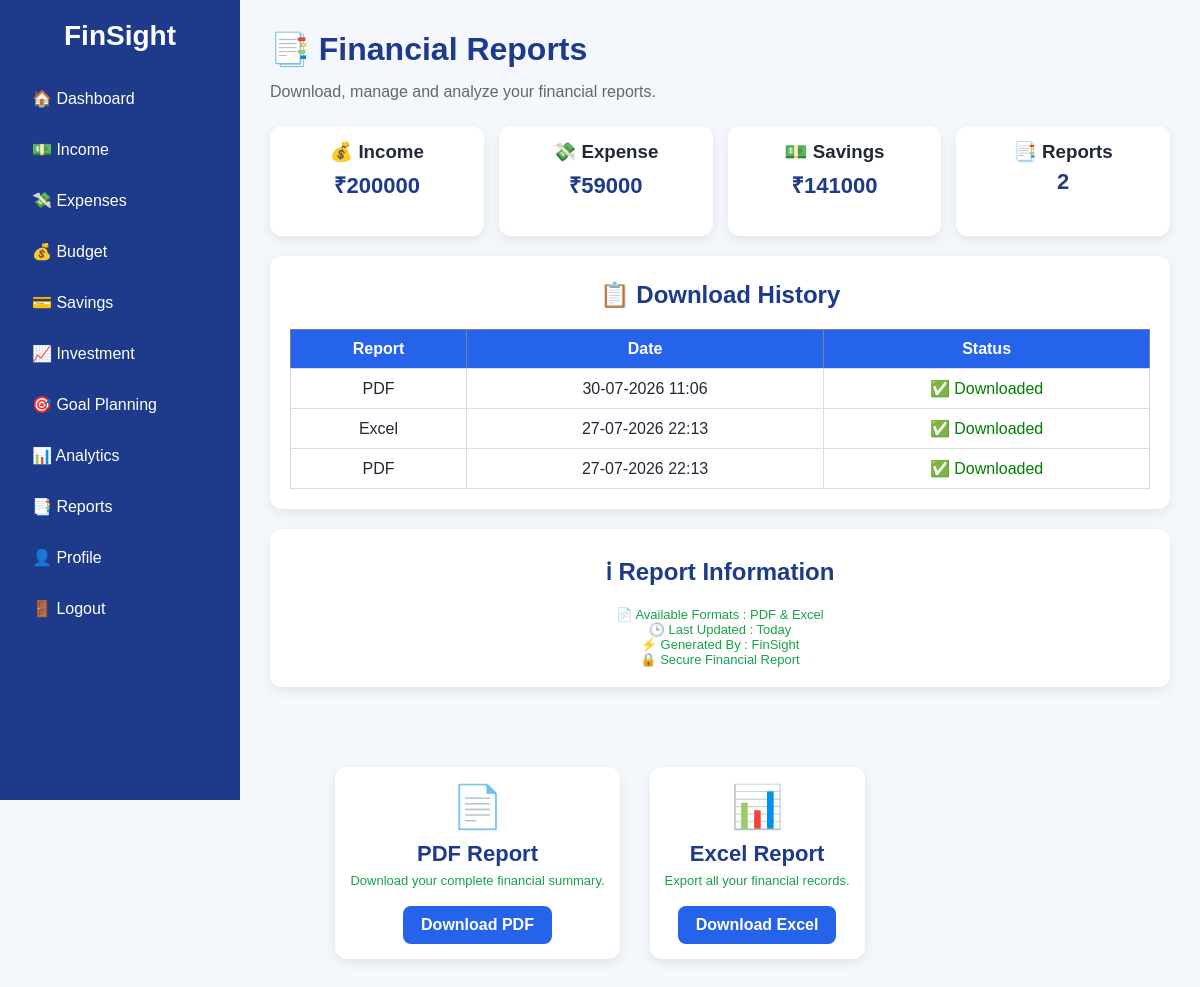
The app's page /reports (signed in) with its own data.
### tables this page shows
CREATE TABLE download_history(
        id INTEGER PRIMARY KEY AUTOINCREMENT,
        user_id INTEGER,
        report_type TEXT,
        download_date TEXT
    );

### app.py (the view)
@app.route("/reports")
def reports():
    if "user_id" not in session:
        return redirect("/login")
    conn = sqlite3.connect("database.db")
    cursor = conn.cursor()
    user_id = session["user_id"]
    cursor.execute("SELECT IFNULL(SUM(amount),0) FROM income WHERE user_id=?", (user_id,))
    total_income = cursor.fetchone()[0]
    cursor.execute("SELECT IFNULL(SUM(amount),0) FROM expenses WHERE user_id=?", (user_id,))
    total_expense = cursor.fetchone()[0]
    cursor.execute("""
        SELECT report_type, download_date
        FROM download_history
        WHERE user_id=?
        ORDER BY id DESC
    """, (user_id,))
    history = cursor.fetchall()
    conn.close()
    return render_template(
        "reports.html",
        total_income=total_income,
        total_expense=total_expense,
        history=history
    )

### templates/reports.html (shortened to what this page needs)
<!DOCTYPE html>
<html lang="en">
<head>
    <link rel="stylesheet" href="{{ url_for('static', filename='css/style.css') }}">
</head>
<body>
<div class="dashboard">
    <aside class="sidebar">
        <h2>FinSight</h2>
        <nav>
            <a href="/dashboard">🏠 Dashboard</a>
            <a href="/income">💵 Income</a>
            <a href="/expense">💸 Expenses</a>
            <a href="/budget">💰 Budget</a>
            <a href="/savings">💳 Savings</a>
            <a href="/investment">📈 Investment</a>
            <a href="/goal">🎯 Goal Planning</a>
            <a href="/analytics">📊 Analytics</a>
            <a href="/reports">📑 Reports</a>
            <a href="/profile">👤 Profile</a>
            <a href="/logout">🚪 Logout</a>
        </nav>
    </aside>
    <main class="main-content">
        <div class="reports-header">
            <h1>📑 Financial Reports</h1>
            <p>Download, manage and analyze your financial reports.</p>
        </div>
        <div class="report-grid">
            <div class="report-card">
                <h3>💰 Income</h3>
                <h2>₹{{ total_income }}</h2>
            </div>
            <div class="report-card">
                <h3>💸 Expense</h3>
                <h2>₹{{ total_expense }}</h2>
            </div>
            <div class="report-card">
                <h3>💵 Savings</h3>
                <h2>₹{{ total_income-total_expense }}</h2>
            </div>
            <div class="report-card">
                <h3>📑 Reports</h3>
                <h2>2</h2>
            </div>
        </div>
                <div class="card">
                    <h2>📋 Download History</h2>
                    <table border="1" width="100%" cellpadding="10">
                        <tr style="background:#2563eb;color:white;">
                            <th>Report</th>
                            <th>Date</th>
                            <th>Status</th>
                        </tr>
                        {% if history %}
                            {% for item in history %}
                            <tr>
                                <td>{{ item[0] }}</td>
                                <td>{{ item[1] }}</td>
                                <td style="color:green;">✅ Downloaded</td>
                            </tr>
                            {% endfor %}
                        {% else %}
                            <tr>
                                <td colspan="3" align="center">
                                    No Downloads Yet
                                </td>
                            </tr>
                        {% endif %}
                    </table>
                </div>
                <div class="card">
                    <h2>ℹ Report Information</h2>
                    <p>📄 Available Formats : PDF & Excel</p>
                    <p>🕒 Last Updated : Today</p>
                    <p>⚡ Generated By : FinSight</p>
                    <p>🔒 Secure Financial Report</p>
                </div>
            </div>
                <div class="reports-grid">
    <div class="report-card">
        <div class="report-icon">📄</div>
        <h2>PDF Report</h2>
        <p>Download your complete financial summary.</p>
        <a href="/download_pdf" class="report-btn">Download PDF</a>
    </div>
    <div class="report-card">
        <div class="report-icon">📊</div>
        <h2>Excel Report</h2>
        <p>Export all your financial records.</p>
        <a href="/download_excel" class="report-btn">Download Excel</a>
    </div>
</div>
</body>
</html>

### static/css/style.css (style rules this page uses)
* { margin:0; padding:0; box-sizing:border-box; font-family:Arial, Helvetica, sans-serif; }
body { background:#f4f7fb; color:#1f2937; }
.dashboard { display:flex; }
.sidebar { width:240px; background:#1e3a8a; color:#fff; height:100vh; position:fixed; left:0; top:0; padding:20px; overflow-y:auto; }
.sidebar h2 { text-align:center; margin-bottom:25px; font-size:28px; }
.sidebar nav { display:flex; flex-direction:column; }
.sidebar nav a { color:#fff; text-decoration:none; padding:12px; border-radius:8px; margin-bottom:8px; transition:.3s; }
.main-content { margin-left:240px; width:calc(100% - 240px); padding:30px; }
.card { background:#fff; border-radius:12px; padding:15px; text-align:center; box-shadow:0 4px 12px rgba(0,0,0,.08); transition:.3s; }
.card h2 { font-size:24px; color:#1e3a8a; margin:5px 0; }
.card p { font-size:13px; color:#16a34a; }
.card { background:#fff; padding:20px; border-radius:12px; box-shadow:0 2px 10px rgba(0,0,0,.08); margin-bottom:25px; }
.card h2 { color:#1e3a8a; margin-bottom:20px; }
table { width:100%; border-collapse:collapse; }
table th { background:#2563eb; color:#fff; padding:14px; }
table td { padding:14px; text-align:center; border-bottom:1px solid #ddd; }
.btn, .report-btn, .edit-btn, .delete-btn { display:inline-block; padding:10px 18px; border-radius:8px; text-decoration:none; color:#fff; font-weight:bold; }
.btn, .report-btn { background:#2563eb; }
.reports-header { margin-bottom:25px; }
.reports-header h1 { font-size:32px; color:#1e3a8a; }
.reports-header p { color:#666; margin-top:8px; }
.reports-grid { display:flex; justify-content:center; gap:30px; margin:30px; }
.report-card { background:#fff; border-radius:12px; padding:20px; text-align:center; box-shadow:0 2px 10px rgba(0,0,0,.08); transition:.3s; }
.report-icon { font-size:42px; margin-bottom:10px; }
.report-card h2 { color:#1e3a8a; margin-bottom:10px; }
.report-card p { color:#666; margin-bottom:18px; }
@media (max-width:1200px) { .reports-grid { grid-template-columns:repeat(2,1fr); } }
a { transition:.3s; }
.card, .insights-card { padding:15px; }
.card { background:#fff; border-radius:15px; padding:20px; box-shadow:0 5px 15px rgba(0,0,0,.08); }
.main-content { padding:20px; }
.main-content h1 { margin-bottom:15px; }
.card { background:#fff; border-radius:15px; padding:18px; margin-bottom:20px; box-shadow:0 4px 10px rgba(0,0,0,.08); }
.report-grid { display:grid; grid-template-columns:repeat(4,1fr); gap:15px; margin:20px 0; }
.report-card { background:#fff; border-radius:12px; padding:15px; text-align:center; box-shadow:0 4px 12px rgba(0,0,0,.08); transition:0.3s; min-height:110px; }
.report-card h2 { font-size:22px; color:#1e3a8a; margin:6px 0; }
.report-card p { font-size:13px; color:#16a34a; }
table { width:100%; border-collapse:collapse; margin-top:20px; }
table th { background:#2563eb; color:white; padding:10px; }
table td { padding:10px; text-align:center; border:1px solid #ddd; }
.main-content { margin-left:240px; width:calc(100% - 240px); padding:25px; overflow-x:hidden; }
.main-content { margin-left:240px; width:calc(100% - 240px); padding:30px; overflow-x:hidden; }
.card { background:#fff; padding:20px; border-radius:12px; box-shadow:0 4px 12px rgba(0,0,0,.08); }
table { width:100%; margin-top:20px; }

### records on screen
download_history: report_type "PDF", download_date "30-07-2026 11:06"
download_history: report_type "Excel", download_date "27-07-2026 22:13"
download_history: report_type "PDF", download_date "27-07-2026 22:13"

### other values on screen
{{ total_income }} "200000"
{{ total_expense }} "59000"
{{ total_income-total_expense }} "141000"
